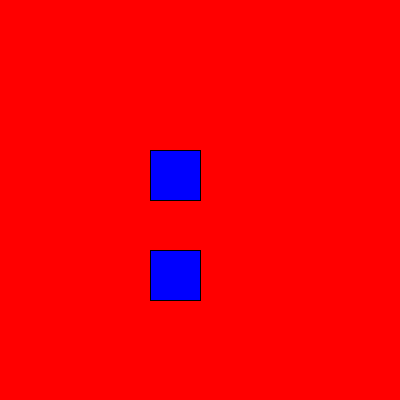
Frame 1 (no input)
Frame 60 (the mouse pressed at the canvas centre just before this capture): identical to frame 1, image omitted
Frame 120 (the mouse held since frame 60 and released just before this capture): identical to frame 1, image omitted

The Processing sketch that drew this single still picture (run headless with seeded random() and noise(); from frame 60 on, the mouse is pressed at the canvas centre):

// Processing sketch: learning_buttons
// ── learning_buttons.pde
int c=color(255, 0, 0);
void setup() {
  size(400, 400);
}

void draw() {
  background(c);
  fill(0,0,255);
  rect(150, 150, 50, 50);
  rect(150, 250, 50, 50);
  if(mousePressed && mouseX>150 && mouseX<200 && mouseY>150 && mouseY<200) {
    c=color(0,255,0);
  }
  if(mousePressed && mouseX>150 && mouseX<200 && mouseY>250 && mouseY<300){
    c=color(255,0,0);
  } 
}
